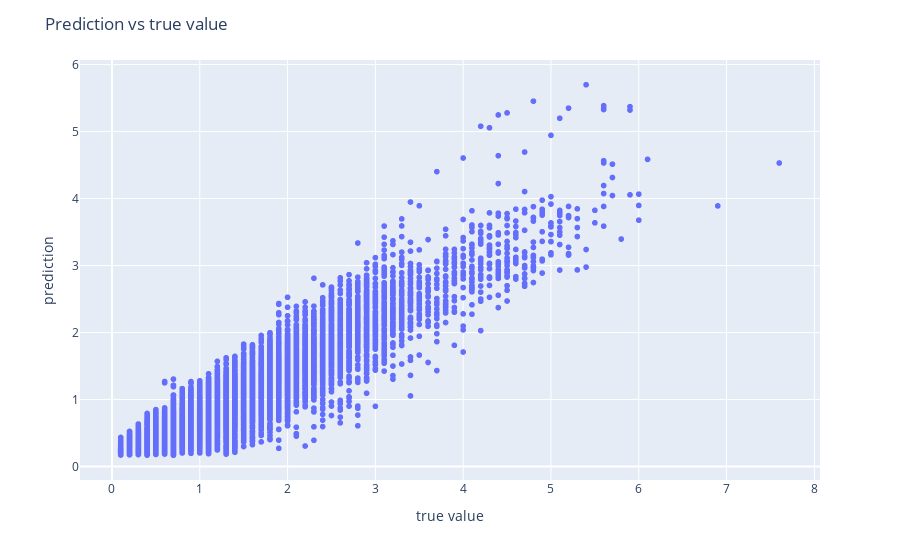

The notebook cell saved with this chart:
### Code cell
# Test model
print('Test accuracy of the model: {:.3f}'.format(pipe.score(X_test, Y_test)))
plot_prediction(pipe, X_test, Y_test)

### Figure 1 — Plotly figure (JSON) as saved in the notebook; plotly's stock layout.template omitted (floating-point values rounded to 4 significant figures; data arrays with more than 128 entries replaced by an {"elided": "..."} marker saying what was removed)
{"data": [{"hovertemplate": "x=%{x}<br>y=%{y}<extra></extra>", "legendgroup": "", "marker": {"color": "#636efa", "symbol": "circle"}, "mode": "markers", "name": "", "showlegend": false, "type": "scattergl", "x": {"elided": "14608 float values"}, "xaxis": "x", "y": {"elided": "14608 float values"}, "yaxis": "y"}], "layout": {"legend": {"tracegroupgap": 0}, "margin": {"t": 60}, "title": {"text": "Prediction vs true value"}, "xaxis": {"anchor": "y", "domain": [0, 1], "title": {"text": "true value"}}, "yaxis": {"anchor": "x", "domain": [0, 1], "title": {"text": "prediction"}}}}
